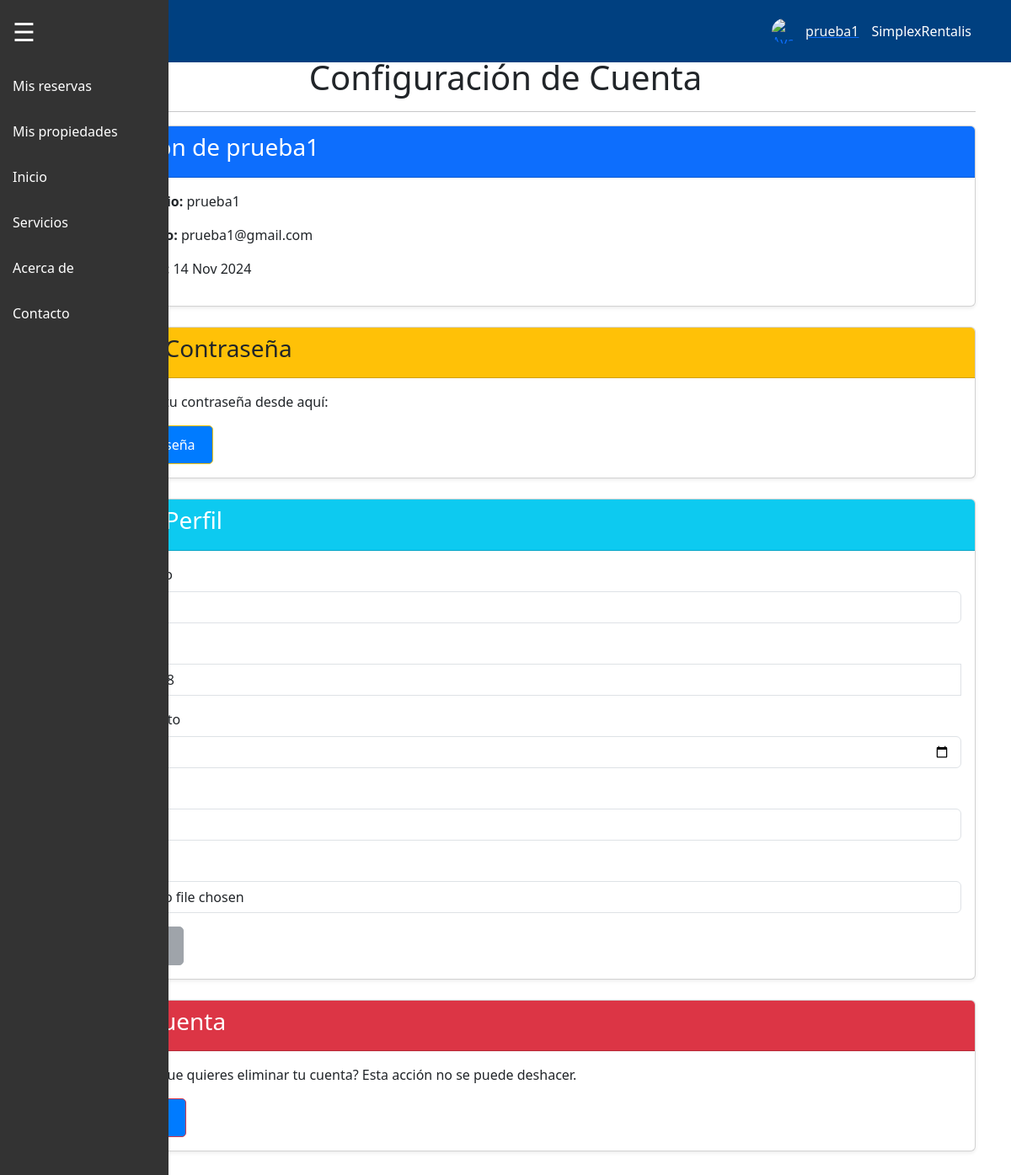
The page /settings/ (signed in) on the database as committed earlier.
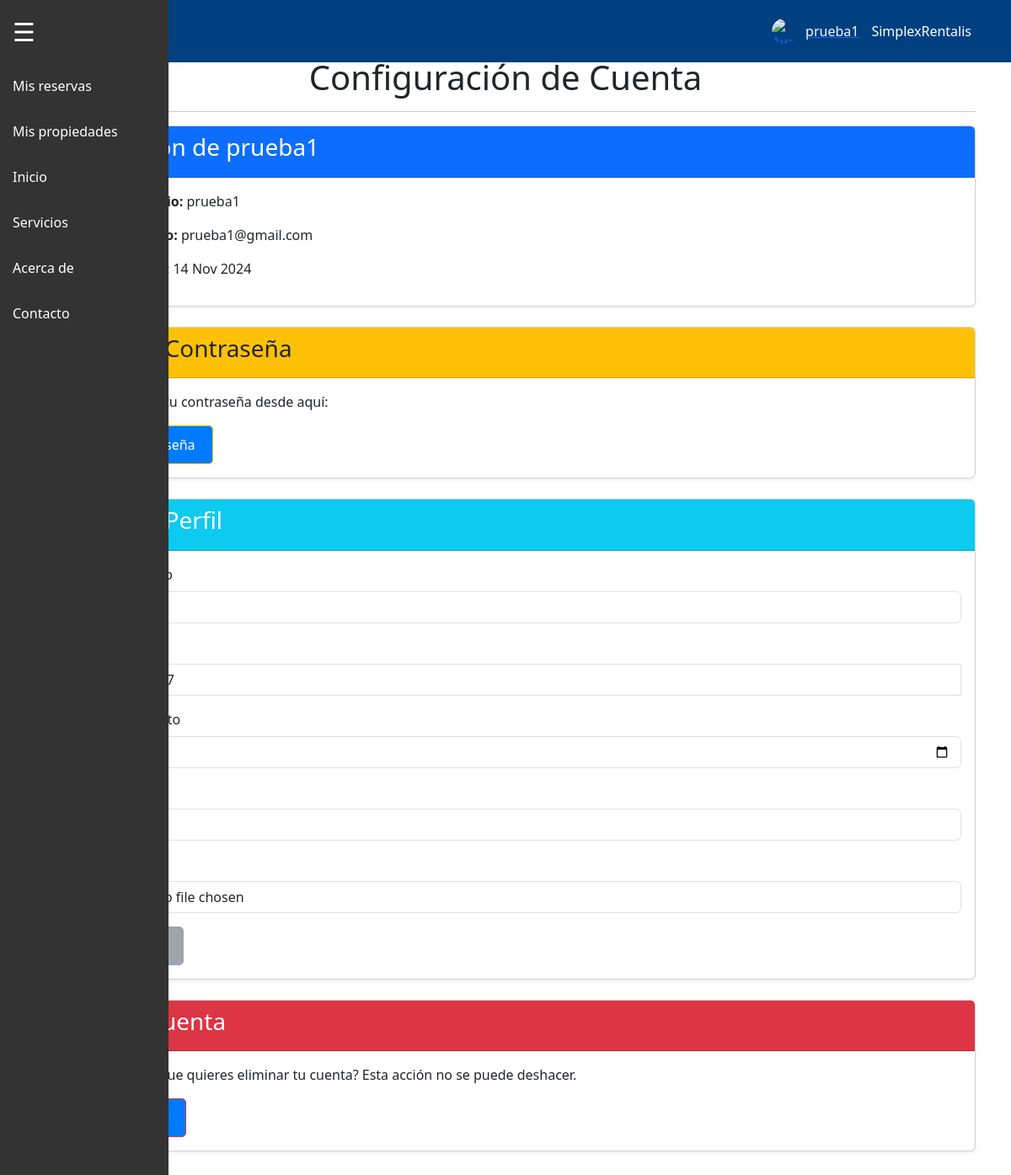
The same page on the database as committed later.
### SimplexRentalisAPP/models.py (models this page shows, shortened)
class User(AbstractUser):
    email = models.EmailField(unique=True, max_length=254)
    telefono = models.CharField(unique=True, max_length=15, blank=True, null=True)
    fecha_nacimiento = models.DateField(null=True, blank=True)
    genero = models.CharField(
        max_length=10,
        choices=[('masculino', 'Masculino'), ('femenino', 'Femenino'), ('otro', 'Otro')],
        blank=True,
        null=True
    )
    avatar = models.ImageField(upload_to='avatars/', null=True, blank=True)
    es_propietario = models.BooleanField(default=False)
    ultimo_acceso = models.DateTimeField(null=True, blank=True)
    groups = models.ManyToManyField(
        'auth.Group',
        related_name='custom_user_groups',
        blank=True
    )
    user_permissions = models.ManyToManyField(
        'auth.Permission',
        related_name='custom_user_permissions',
        blank=True
    )

### SimplexRentalisAPP/views.py (the view)
# urls.py: path('settings/', views.account_settings, name='account_settings'),
@login_required
def account_settings(request):
    if request.method == 'POST':
        user = request.user
        form_data = request.POST.copy()
        for field in form_data.keys():
            if field in user.__dict__ and form_data[field] == str(getattr(user, field)):
                form_data.pop(field)
        form = ConfiguracionCuentaForm(form_data, request.FILES, instance=user)
        if form.is_valid():
            form.save()
            if request.headers.get('x-requested-with') == 'XMLHttpRequest':
                return JsonResponse({'success': True})
            else:
                messages.success(request, 'Tu perfil ha sido actualizado con éxito.')
                return redirect('settings')
        else:
            print("Errores del formulario:", form.errors)
            if request.headers.get('x-requested-with') == 'XMLHttpRequest':
                errors = {field: error[0] for field, error in form.errors.items()}
                return JsonResponse({'success': False, 'error': errors}, status=400)
            else:
                messages.error(request, 'Por favor, corrige los errores a continuación.')
    else:
        form = ConfiguracionCuentaForm(instance=request.user)
    return render(request, 'SimplexRentalisAPP/settings.html', {'form': form})

### SimplexRentalisAPP/templates/SimplexRentalisAPP/settings.html (shortened to what this page needs)
{% extends "base.html" %}
{% load static %}
{% block content %}
<div class="container mt-5">
    <h1 class="text-center">Configuración de Cuenta</h1>
    <hr>
    <div class="card shadow-sm mb-4">
        <div class="card-header bg-primary text-white">
            <h3>Información de {{ user.username }}</h3>
        </div>
        <div class="card-body">
            <p><strong>Nombre de usuario:</strong> {{ user.username }}</p>
            <p><strong>Correo electrónico:</strong> {{ user.email }}</p>
            <p><strong>Fecha de registro:</strong> {{ user.date_joined|date:"d M Y" }}</p>
        </div>
    </div>
    <div class="card shadow-sm mb-4">
        <div class="card-header bg-warning text-dark">
            <h3>Actualizar Contraseña</h3>
        </div>
        <div class="card-body">
            <p>Puedes actualizar tu contraseña desde aquí:</p>
            <a href="{% url 'password_change' %}" class="btn btn-warning">Cambiar contraseña</a>
        </div>
    </div>
    <div class="card shadow-sm mb-4">
        <div class="card-header bg-info text-white">
            <h3>Actualizar Perfil</h3>
        </div>
        <div class="card-body">
            <form id="settingsForm" method="post" enctype="multipart/form-data" action="{% url 'settings' %}">
                <div class="mb-3">
                    <label for="username" class="form-label">Nombre de usuario</label>
                    <input type="text" class="form-control {% if form.username.errors %}is-invalid{% endif %}" id="username" name="username" value="{{ form.username.value|default:user.username }}" required>
                </div>
                <div class="mb-3">
                    <label for="telefono" class="form-label">Teléfono</label>
                    <div class="input-group">
                        <span class="input-group-text">+34</span>
                        <input type="tel" class="form-control {% if form.telefono.errors %}is-invalid{% endif %}" id="telefono" name="telefono" value="{{ form.telefono.value|default:user.telefono }}" required maxlength="9" oninput="this.value=this.value.replace(/[^0-9]/g,'');">
                    </div>
                </div>
                <div class="mb-3">
                    <label for="fecha_nacimiento" class="form-label">Fecha de nacimiento</label>
                    <input type="date" class="form-control {% if form.fecha_nacimiento.errors %}is-invalid{% endif %}" id="fecha_nacimiento" name="fecha_nacimiento" value="{{ form.fecha_nacimiento.value|default:user.fecha_nacimiento|date:'Y-m-d' }}" required>
                </div>
                <div class="mb-3">
                    <label for="genero" class="form-label">Género</label>
                    <select class="form-control {% if form.genero.errors %}is-invalid{% endif %}" id="genero" name="genero" required>
                        <option value="masculino" {% if form.genero.value == "masculino" or user.genero == "masculino" %}selected{% endif %}>Masculino</option>
                    </select>
                </div>
                <div class="mb-3">
                    <label for="avatar" class="form-label">Imagen de Perfil</label>
                    <input type="file" class="form-control {% if form.avatar.errors %}is-invalid{% endif %}" id="avatar" name="avatar">
                </div>
                <button id="updateProfileBtn" type="submit" class="btn btn-info" disabled>Actualizar Perfil</button>
            </form>
        </div>
    </div>
    <div class="card shadow-sm mb-4">
        <div class="card-header bg-danger text-white">
            <h3>Eliminar Cuenta</h3>
        </div>
        <div class="card-body">
            <p>¿Estás seguro de que quieres eliminar tu cuenta? Esta acción no se puede deshacer.</p>
            <form method="post" action="{% url 'delete_account' %}">
                <button type="submit" class="btn btn-danger" onclick="return confirm('¿Estás seguro de que quieres eliminar tu cuenta? Esta acción no se puede deshacer.');">Eliminar Cuenta</button>
            </form>
        </div>
    </div>
</div>
<div class="position-fixed bottom-0 end-0 p-3" style="z-index: 11">
</div>
{% endblock %}

### SimplexRentalisAPP/templates/base.html (shortened to what this page needs)
<!DOCTYPE html>
<html lang="es">
<head>
  {% load static %}
  <link href="https://cdn.jsdelivr.net/npm/bootstrap@5.3.0-alpha3/dist/css/bootstrap.min.css" rel="stylesheet">
  <link rel="stylesheet" href="{% static 'css/style.css' %}">
</head>
<body>
  <div id="menu">
    <span class="hamburguesa">&#9776;</span>
    <a href="#" class="menu-item">Mis reservas</a>
    <a href="mis_propiedades/" class="menu-item">Mis propiedades</a>
    <a href="#" class="menu-item">Inicio</a>
    <a href="#" class="menu-item">Servicios</a>
    <a href="#" class="menu-item">Acerca de</a>
    <a href="#" class="menu-item">Contacto</a>
  </div>
  <div class="navbar">
    <div class="container-fluid">
      <div id="userMenu" class="position-relative">
        {% if user.is_authenticated %}
        <a href="#" class="d-flex align-items-center" id="userDropdown" data-bs-toggle="dropdown" aria-expanded="false">
          <img src="{{ user.profile.avatar.url }}" alt="Avatar" class="rounded-circle" style="width: 30px; height: 30px; margin-right: 10px;">
          <span class="text-light">{{ user.username }}</span>
        </a>
        {% else %}
        <button class="btn btn-outline-light btn-login" data-bs-toggle="modal" data-bs-target="#loginModal">Iniciar Sesión</button>
        {% endif %}
      </div>
      <a href="/" class="menu-item">SimplexRentalis</a>
    </div>
  </div>
  <div id="main-content">
    {% block content %}
    {% endblock %}
  </div>
</body>
</html>

Rows that differ between the two databases and show on the page:
changed User "prueba1": telefono "612345678" → "677777777"
